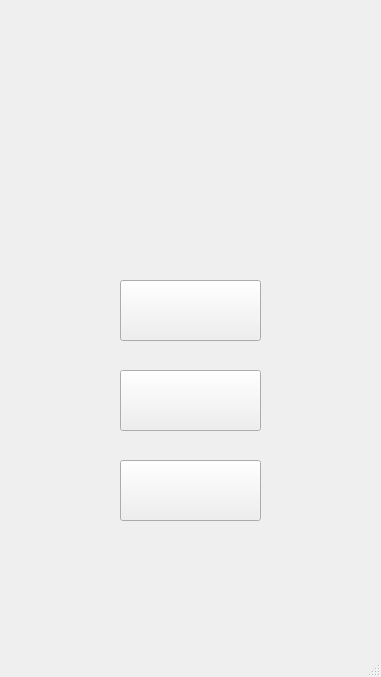
<?xml version="1.0" encoding="UTF-8"?>
<ui version="4.0">
 <class>Qtproject</class>
 <widget class="QMainWindow" name="Qtproject">
  <property name="geometry">
   <rect>
    <x>0</x>
    <y>0</y>
    <width>381</width>
    <height>677</height>
   </rect>
  </property>
  <property name="windowTitle">
   <string>Qtproject</string>
  </property>
  <widget class="QWidget" name="centralwidget">
   <widget class="QPushButton" name="pushButton_1">
    <property name="geometry">
     <rect>
      <x>120</x>
      <y>280</y>
      <width>141</width>
      <height>61</height>
     </rect>
    </property>
    <property name="styleSheet">
     <string notr="true"/>
    </property>
    <property name="text">
     <string/>
    </property>
   </widget>
   <widget class="QPushButton" name="pushButton_2">
    <property name="geometry">
     <rect>
      <x>120</x>
      <y>370</y>
      <width>141</width>
      <height>61</height>
     </rect>
    </property>
    <property name="text">
     <string/>
    </property>
   </widget>
   <widget class="QPushButton" name="pushButton_3">
    <property name="geometry">
     <rect>
      <x>120</x>
      <y>460</y>
      <width>141</width>
      <height>61</height>
     </rect>
    </property>
    <property name="text">
     <string/>
    </property>
   </widget>
  </widget>
  <widget class="QStatusBar" name="statusbar"/>
  <widget class="QMenuBar" name="menubar">
   <property name="geometry">
    <rect>
     <x>0</x>
     <y>0</y>
     <width>381</width>
     <height>20</height>
    </rect>
   </property>
  </widget>
 </widget>
 <resources/>
 <connections/>
</ui>
